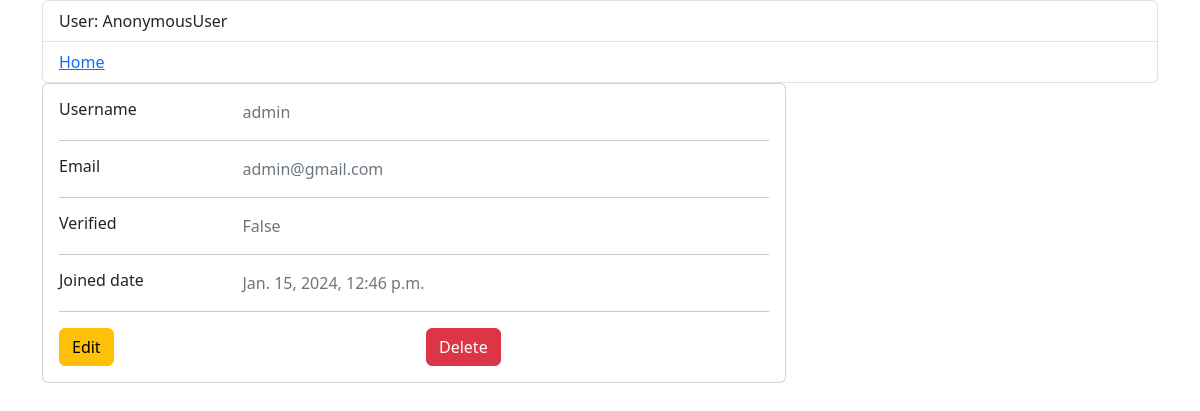
Page /user/1 on the committed database.
### crud/models.py (models this page shows)
class User(AbstractUser):
    email = models.EmailField(
        _('email address'),
        unique=True,
    )
    email_verified = models.BooleanField(default=False)
    USERNAME_FIELD = 'email'  # For authentication
    REQUIRED_FIELDS = ['username']  # For superuser

### crud/views.py (the view)
# urls.py: path('user/<int:user_id>', views.UserInfoView.as_view(), name='user_info'),
class UserInfoView(View):
    template_name = 'user_info.html'
    def get(self, request, user_id):
        user_info = models.User.objects.get(id=user_id)
        context = {
            'user_info': user_info,
        }
        return render(request, self.template_name, context)

### templates/user_info.html (shortened to what this page needs)
{% extends 'base.html' %}
{% block content %}
<div class="col-md-8">
    <div class="card mb-3">
        <div class="card-body">
            <div class="row">
                <div class="col-sm-3">
                    <h6 class="mb-0">Username</h6>
                </div>
                <span class="col-sm-9 text-secondary" id="username">{{ user_info.username }}
                </span>
            </div>
            <hr>
            <div class="row">
                <div class="col-sm-3">
                    <h6 class="mb-0">Email</h6>
                </div>
                <span class="col-sm-9 text-secondary" id="email">{{ user_info.email }}</span>
            </div>
            <hr>
            <div class="row">
                <div class="col-sm-3">
                    <h6 class="mb-0">Verified</h6>
                </div>
                <span class="col-sm-9 text-secondary" id="verified">{{ user_info.email_verified }}</span>
            </div>
            <hr>
            <div class="row">
                <div class="col-sm-3">
                    <h6 class="mb-0">Joined date</h6>
                </div>
                <div class="col-sm-9 text-secondary" id="date_joined">{{ user_info.date_joined }}</div>
            </div>
            <hr>
            <div class="row">
                <div class="col-sm-6">
                    <button class="btn btn-warning " onclick="editUser({{user_info.id}})" data-toggle="modal"
                        data-target="#myModal">Edit</button>
                </div>
                <div class="col-sm-6">
                    <a class="btn btn-danger" href="{% url 'delete_user' user_info.id %}">Delete</a>
                </div>
            </div>
        </div>
    </div>
</div>
{% endblock %}

### rows in the picture
User: username "admin", email "admin@gmail.com", email_verified "False", date_joined "Jan. 15, 2024, 12:46 p.m."

### other values in the picture
{{ user }} "AnonymousUser"
